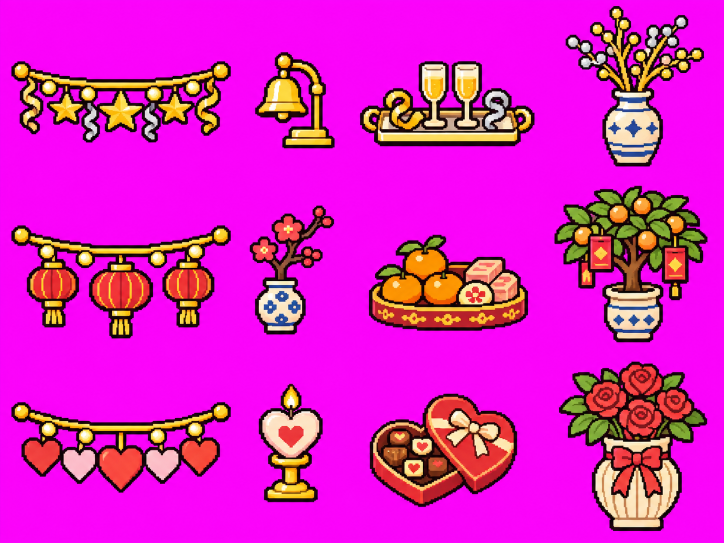
#> input picture art_src/decor/sheet01.png, 1448 x 1086 px (shown at 1/2 size); its folder holds only this picture in this run
$ python decor_build.py
#> lines starting #> are read from the running program, lines starting #| are printed output that depends on the picture; after the words box and inside, x2 and y2 are one past the last pixel; in counts of white or black regions, pixels touching at a corner belong together
### tools/room_build.py
#!/usr/bin/env python3
"""Builds the room art from the source pictures in art_src/room2/.

  filled.png  the room with every object painted in, lamps off (window panes and both frames flat magenta)
  sheet1.png  loose objects on magenta: only the trunk's open lid is used from it
  sheet2.png  loose objects on magenta: the crystal ball's mist, the moon dial's faces, the paper cup, the coin
  bigpic.png  the picture in the big frame
  smallpic.png the picture in the small frame
  curtains.png the curtains drawn closed, on magenta
  views.png   the view from the window in spring, summer, autumn and winter, side by side
  sheet3.png  the jar of mash and the spoon, on magenta (its side-on bassinet is not used)
  sheet5.png  Tofu's cupboard with its door open, and the cat toys, on magenta
  sheet4.png  the bassinet seen from the front, empty and with its blanket up, on magenta

Writes into the repo root:
  room2.png        the room, window panes see-through, the wind-up cat's cubby empty
  obj_*.png        the few things that are their own pictures (the wind-up cat's frames, the cup, the changing faces)
  carry_cup_*.png  the cup as it is carried
  curtains2.png    the closed curtains
  sash2.png        the bars of the window's bottom row, for when it slides up
  obj_nocrate.png  the bit of wall and floor behind the milk crate, for when the bassinet stands there instead
  obj_bass.png, obj_bass_bed.png  the bassinet, and the bassinet with its blanket up
  treat_mash.png   the jar of mash with its spoon
  obj_cup_open.png Tofu's cupboard standing open; cub_*.png the cat toys kept in it
Run: python3 tools/room_build.py
"""
import os,json
from PIL import Image
import numpy as np
from scipy import ndimage as nd
ROOT=os.path.dirname(os.path.dirname(os.path.abspath(__file__)));SRC=os.path.join(ROOT,'art_src','room2')
W,H=1670,942
def load(n):return np.asarray(Image.open(os.path.join(SRC,n)).convert('RGB')).astype(np.int32)
def fit(a): # sources are 1671 or 1672 wide and 941 tall: trimmed to 1670, the last row repeated
    a=a[:,:W] if a.shape[1]==1671 else a[:,1:1671];return np.concatenate([a,a[-1:]],0)
def magenta(a,tol=150):return (np.abs(a-np.array([250,0,250])).sum(2)<tol)
def defringe(rgb,hole,ring=3):
    """Pixels beside a cut-out that still carry pink are given the colour of the nearest clean pixel."""
    near=nd.binary_dilation(hole,iterations=ring)&~hole
    pink=near&((rgb[...,0]-rgb[...,1]>70)&(rgb[...,2]-rgb[...,1]>70))
    bad=hole|pink
    idx=nd.distance_transform_edt(bad,return_distances=False,return_indices=True)
    out=rgb.copy();out[pink]=rgb[idx[0][pink],idx[1][pink]];return out
"""JACKIE'S COLOUR CHANGES (Nov 19): nine named colours, each with the colour it is now and the colour it should be. The art itself
is not redrawn: every pixel of that colour's family, in that thing's part of the picture, is moved by the same step, so its
shading and its dark outlines stay as drawn."""
def hx(h):return np.array([int(h[i:i+2],16) for i in (1,3,5)],float)
def hsv(a):return np.asarray(Image.fromarray(a.clip(0,255).astype(np.uint8),'RGB').convert('HSV')).astype(float)
def unhsv(h):return np.asarray(Image.fromarray(h.clip(0,255).astype(np.uint8),'HSV').convert('RGB')).astype(np.int32)
def box(shape,x0,y0,x1,y1):m=np.zeros(shape[:2],bool);m[y0:y1,x0:x1]=True;return m
def shift(a,where,src,dst,tol):
    """Every pixel within tol of src (in that part of the picture) moves by the same step as src does, less the further it is from src."""
    src,dst=hx(src),hx(dst);d=np.sqrt(((a-src)**2).sum(2));w=np.clip(1-d/tol,0,1)*where;return (a+(dst-src)*w[...,None]).clip(0,255)
# [87 lines left out: functions scale, greens, wall_dots, wallpaper, recolour, nudge, not called in this run]
TOY=(54,352,140,438) # the wind-up cat's place in its cubby (left, top, right, bottom)
# [29 lines left out: function build_room, not called in this run]
# name: (sheet, x, y, w, h, scale). Scales are set so each lines up with the same object as it is painted in the room.
CUTS={'trunk_open':(1,465,286,254,207,.42),
 'ball2':(2,273,62,149,177,.475),'ball3':(2,486,62,150,177,.475),'ball4':(2,697,62,150,177,.475),'ball5':(2,908,62,150,177,.475),
 'moon1':(2,58,298,177,169,.56),'moon2':(2,285,298,178,169,.56),'moon3':(2,505,298,178,169,.56),'moon4':(2,727,298,178,168,.56),'moon5':(2,948,298,178,169,.56),
 'cup':(2,1221,305,135,151,.19),'coin':(2,681,735,147,150,.14)}
def cut(sheet,x,y,w,h,sc,pad=6,holes=False,tol=200): # tol: how near to magenta counts as background (lower it for art with hot pink in it) # holes: magenta shut in by the thing (the gap under the bassinet) is background too
    a=sheet[max(0,y-pad):y+h+pad,max(0,x-pad):x+w+pad];bg=magenta(a,tol)
    lab,n=nd.label(bg);edge=set(lab[0])|set(lab[-1])|set(lab[:,0])|set(lab[:,-1]);edge.discard(0)
    out=np.isin(lab,list(edge)) # only the magenta that reaches the edge of the cut is background (a pink crystal ball stays)
    pure=(a[...,0]>225)&(a[...,2]>225)&(a[...,1]<60);out|=nd.binary_opening(pure,iterations=1)
    if holes:out|=nd.binary_opening(bg,iterations=1)
    out=nd.binary_dilation(out,iterations=1)
    rgb=defringe(a,out,2);al=np.where(out,0,255)
    ys,xs=np.where(al>0);rgb=rgb[ys.min():ys.max()+1,xs.min():xs.max()+1];al=al[ys.min():ys.max()+1,xs.min():xs.max()+1]
    im=Image.fromarray(np.dstack([rgb,al]).astype(np.uint8),'RGBA')
    nw,nh=max(1,round(im.width*sc)),max(1,round(im.height*sc))
    pm=np.asarray(im).astype(float);pm[...,:3]*=pm[...,3:]/255
    sm=np.asarray(Image.fromarray(pm.astype(np.uint8),'RGBA').resize((nw,nh),Image.LANCZOS)).astype(float)
    A=sm[...,3:];rgb=np.where(A>0,sm[...,:3]*255/np.maximum(A,1),0).clip(0,255);A=np.where(A>=128,255,0) # hard edges, as everywhere in the game
    return Image.fromarray(np.dstack([rgb,A]).astype(np.uint8),'RGBA')
# [101 lines left out: functions build_objs, build_carry, build_curtains, build_sash, build_views, not called in this run]
CRATE=[(238,633),(381,622),(437,651),(435,770),(288,785),(238,754)] # the milk crate's outline in the room, a little generous
# [60 lines left out: functions build_bassinet, build_cupboard, build_frame, not called in this run]
# [4 lines that do not run on import are left out]

### tools/decor_build.py
#!/usr/bin/env python3
"""Cuts the holiday decorations out of Jackie's ten sheets (art_src/decor/sheetNN.png, Nov 25) into decor/<occasion>_<space>.png.
Each sheet has three occasions, one per row, and in each row four things from left to right, one for each space in the room:
  w  the window: a garland, made exactly as wide as the window's opening between the open curtains
  s  the shelf: a small upright thing, made to fit the bookcase cubby where the framed cat stands
  d  the desk: a low, wide thing, made to fit between the radio and the desk lamp and under the lamp's head
  f  the floor: a large thing, made about the size of the pumpkin
(Autumn and Christmas have no floor thing here: the pumpkin and the tree are theirs.)
Each thing is found by its own outline (parts that nearly touch count as one), cut whole and scaled with hard edges. Each garland
also gets a second picture with its little lights gone dim, for when they blink. The shape of the window's opening is saved too.
Run: python3 tools/decor_build.py"""
import os,sys,json
import numpy as np,scipy.ndimage as nd
from PIL import Image
sys.path.insert(0,os.path.dirname(os.path.abspath(__file__)))
import room_build as rb
ROOT=rb.ROOT;SRC=os.path.join(ROOT,'art_src','decor');OUT=os.path.join(ROOT,'decor')
SHEETS=[['newyear','lny','valentine'],['hina','holi','nowruz'],['blossom','easter','songkran'],['eid','kodomo','vesak'],['juneteenth','midsummer','pride'],
 ['tanabata','obon','autumn'],['midautumn','chuseok','diwali'],['halloween','muertos','harvest'],['advent','hanukkah','solstice'],['christmas','kwanzaa','birthday']]
NO_FLOOR={'autumn','christmas'}
FIT_W=236 # every garland is exactly this wide
FIT={'s':(78,80),'d':(124,64),'f':(118,128)} # the most room a shelf, desk or floor thing may take (width, height)
BASE={'s':.4,'d':.36,'f':.5} # and its usual scale, used when that is smaller
WIN_BOX=(240,118,660,560) # the part of the room the window and its curtains are in
TOL=110 # only what is very near the sheet's magenta is background, so pinks in the art are kept
PINK_GLOW={('halloween','w')} # drawn with a pink glow behind it, which is too near the sheet's magenta to keep: cut more boldly
def tidy(im,fit=None):
    """Drops stray specks (any island of fewer than 14 pixels that is not joined to the thing itself), trims the picture to what is
    left, and if that is still bigger than its space allows, makes it fit."""
    a=np.asarray(im).copy();lab,n=nd.label(a[...,3]>0);sz=nd.sum(np.ones(lab.shape),lab,range(1,n+1))
    for i in range(1,n+1):
        if sz[i-1]<14:a[lab==i,3]=0
    ys,xs=np.where(a[...,3]>0);out=Image.fromarray(a[ys.min():ys.max()+1,xs.min():xs.max()+1],'RGBA')
    if fit and (out.width>fit[0] or out.height>fit[1]):
        k=min(fit[0]/out.width,fit[1]/out.height);out=out.resize((max(1,int(out.width*k)),max(1,int(out.height*k))),Image.NEAREST)
    return out
def lights(im,occ=''):
    """Which pixels of a garland are lights. Only real lights count: the small pale round bulbs strung on the cord, and on the
    Christmas garland its coloured bulbs. Flags, flowers, lanterns, paper banners and the rest are not lights, however pale.
    A bulb is a small, round, filled, pale blob that hangs within a few pixels of the gold cord. The garlands are drawn evenly
    left and right, so where a bulb is found its twin on the other side counts too, even if it touches something pale."""
    a=np.asarray(im).astype(int);rgb=a[...,:3];al=a[...,3]>0;H,W=al.shape;out=np.zeros((H,W),bool)
    if occ=='christmas':
        yy=np.arange(H)[:,None];gold=(rgb[...,0]>200)&(rgb[...,1]>150)&(rgb[...,2]<110);return al&(rgb.sum(2)>170)&~gold&(yy>H*.3)
    gold=al&(rgb[...,0]>200)&(rgb[...,1]>140)&(rgb[...,2]<120)&(rgb[...,0]-rgb[...,2]>110)
    top=np.array([np.argmax(gold[:,x]) if gold[:,x].any() else -1 for x in range(W)],float)
    pale=al&(rgb[...,0]>215)&(rgb[...,1]>185)&(rgb[...,2]>60)&~gold;lab,n=nd.label(pale);found=[]
    for i,sl in enumerate(nd.find_objects(lab),1):
        m=lab[sl]==i;h,w=m.shape;t=top[sl[1]];t=t[t>=0]
        if 9<=w<=16 and 9<=h<=16 and abs(w-h)<=3 and m.sum()>=.6*w*h and len(t) and sl[0].start-np.median(t)<=12:out[sl]|=m;found.append(sl)
    for sl in found:
        tw=(sl[0],slice(W-sl[1].stop,W-sl[1].start));m=pale[tw]
        if not out[tw].any() and m.sum()>=.6*m.size:out[tw]|=m
    return out
def dim(im,occ=''):
    """The garland with its lights gone dim (see lights). A garland with no lights comes back unchanged, so it never blinks."""
    a=np.asarray(im).astype(float);m=lights(im,occ);a[...,:3][m]=a[...,:3][m]*.45+np.array([24,18,30]);return Image.fromarray(a.astype(np.uint8),'RGBA')
WALL_BOX=(1040,34,1440,236) # the bare wall above the right-hand shelves, down to the top shelf
def wall_mask(room=None):
    """decor/wallmask.png: where that stretch of wall is bare wallpaper. The second garland is drawn only through it, so it hangs
    on the wall behind the shell, the sampler and the plant's leaves and never covers them."""
    if room is None:room=np.asarray(Image.open(os.path.join(ROOT,'room2.png')).convert('RGBA')).astype(int)
    x0,y0,x1,y1=WALL_BOX;s=room[y0:y1,x0:x1];r,g,b=s[...,0],s[...,1],s[...,2]
    paper=(r<95)&(g>35)&(g<150)&(b>55)&(b<175)&(b>r+12)&(g>r) # the wallpaper's blue-greens, dots included
    paper=nd.binary_opening(nd.binary_closing(paper,iterations=2),iterations=2)
    lab,cnt=nd.label(paper);m=lab==np.bincount(lab[paper]).argmax() # the one big stretch of wall, not blue-green bits inside things
    m=nd.binary_erosion(nd.binary_fill_holes(m)&paper|m,iterations=1)
    out=np.zeros(s.shape[:2]+(4,),np.uint8);out[m]=255;Image.fromarray(out,'RGBA').save(os.path.join(OUT,'wallmask.png'),optimize=True)
def build():
    os.makedirs(OUT,exist_ok=True);meta={}
    for n,occ in enumerate(SHEETS,1):
        a=np.asarray(Image.open(os.path.join(SRC,f'sheet{n:02d}.png')).convert('RGB')).astype(np.int32);fg=~rb.magenta(a,TOL)
#> in magenta, `def magenta(a,tol=150):return (np.abs(a-np.array([250,0,250])).sum(2)<..`:
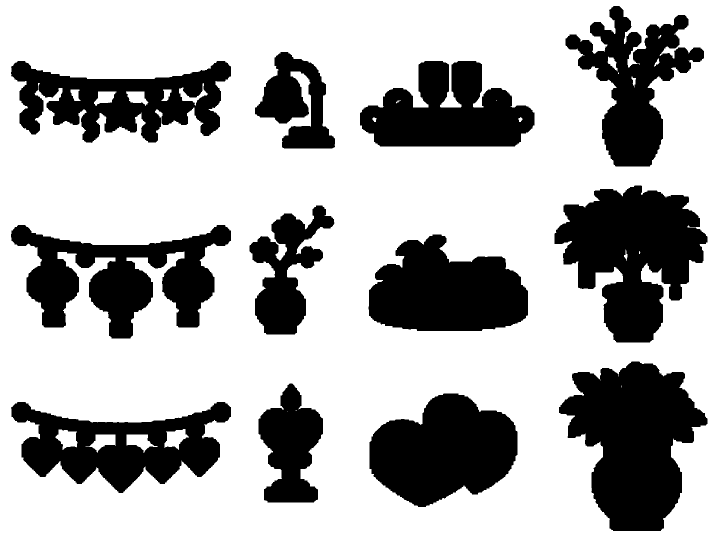
#> returned value: shape (1086, 1448) bool (shown at 1/2 size); 70% white; 12 black regions, largest, box (x1, y1, x2, y2) and area: (1118, 723, 1415, 1062) 62313, (1109, 371, 1415, 685) 57541, (22, 450, 462, 677) 47821
        lab,cnt=nd.label(nd.binary_dilation(fg,iterations=3));boxes=[]
#> after `lab, cnt = nd.label(nd.binary_dilation(fg, iterations=3))`:
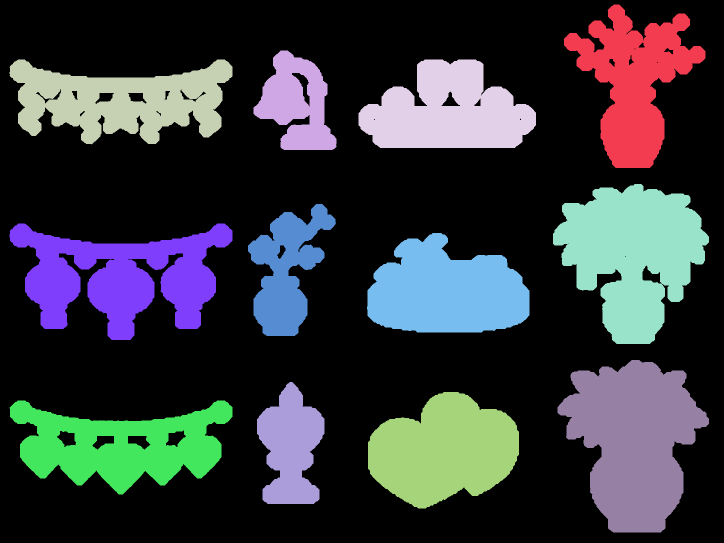
#> lab: shape (1086, 1448) int32 (shown at 1/2 size); 13 distinct labels, from 0 to 12; one colour per label, 0 black
#> after `lab, cnt = nd.label(nd.binary_dilation(fg, iterations=3))`: cnt = 12
        for i in range(1,cnt+1):
            ys,xs=np.where((lab==i)&fg)
            if len(ys)>900:boxes.append([int(xs.min()),int(ys.min()),int(xs.max()-xs.min()+1),int(ys.max()-ys.min()+1)])
#> after the loop, boxes = [[1131, 12, 277, 321], [510, 104, 160, 193], [22, 122, 440, 164], [720, 122, 349, 171], [1109, 371, 306, 314], [499, 411, 170, 258], [22, 450, 440, 227], [737, 469, 319, 193], [1118, 723, 297, 339], [517, 767, 129, 238], [739, 787, 296, 227], [22, 804, 440, 182]]
        want=[3 if o in NO_FLOOR else 4 for o in occ]
        # a thing drawn in two parts side by side (a cucumber horse beside an aubergine cow, a candle beside a flower) is one thing:
        # while there are too many, the two that stand closest side by side at the same height are joined
        while len(boxes)>sum(want):
            best=None
            for u in range(len(boxes)):
                for v in range(len(boxes)):
                    A,B=boxes[u],boxes[v]
                    if u==v or A[0]>B[0]:continue
                    ov=min(A[1]+A[3],B[1]+B[3])-max(A[1],B[1]);gap=B[0]-(A[0]+A[2])
                    if ov>.4*min(A[3],B[3]) and (best is None or gap<best[0]):best=(gap,u,v)
            _,u,v=best;A,B=boxes[u],boxes[v];x0,y0=min(A[0],B[0]),min(A[1],B[1]);M=[x0,y0,max(A[0]+A[2],B[0]+B[2])-x0,max(A[1]+A[3],B[1]+B[3])-y0]
            boxes=[b for k,b in enumerate(boxes) if k not in (u,v)]+[M]
#> this loop made 0 passes
        assert len(boxes)==sum(want),(n,len(boxes),sum(want),boxes)
        # rows by height on the sheet: the garlands, always the leftmost thing, mark the three rows
        left=sorted(sorted(boxes,key=lambda b:b[0])[:3],key=lambda b:b[1]);rows=[[],[],[]]
#> after `left = sorted(sorted(boxes, key=lambda b: b[0])[:3], key=lambda b: b[1`: left = [[22, 122, 440, 164], [22, 450, 440, 227], [22, 804, 440, 182]]
        for b in boxes:rows[int(np.argmin([abs((b[1]+b[3]/2)-(l[1]+l[3]/2)) for l in left]))].append(b)
#> this loop made 12 passes
        for o,r,k in zip(occ,rows,want):
            assert len(r)==k,(n,o,len(r),k)
            for kind,(bx,by,bw,bh) in zip('wsdf',sorted(r,key=lambda b:b[0])):
                sc=FIT_W/bw if kind=='w' else min(BASE[kind],FIT[kind][0]/bw,FIT[kind][1]/bh)
                im=tidy(rb.cut(a,bx,by,bw,bh,sc,holes=True,tol=220 if (o,kind) in PINK_GLOW else TOL),(FIT_W+4,400) if kind=='w' else FIT[kind]);im.save(os.path.join(OUT,f'{o}_{kind}.png'),optimize=True);meta[f'{o}_{kind}']=[im.width,im.height]
                if kind=='w':dim(im,o).save(os.path.join(OUT,f'{o}_w_dim.png'),optimize=True)
#> this loop made 3 passes
#> pass 1, in cut, `a = sheet[max(0, y - pad):y + h + pad, max(0, x - pad):x + w + pad]`:
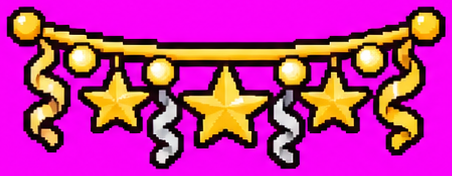
#> a: shape (176, 452, 3) int32; mean R, G, B 193.3, 50.4, 153
#> pass 1, in cut, `bg = magenta(a, tol)`:
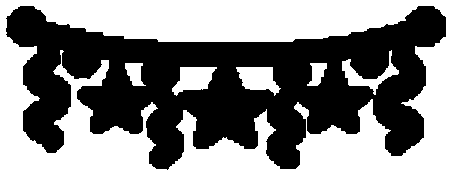
#> bg: shape (176, 452) bool; 51.5% white; 1 black region, box (x1, y1, x2, y2) and area: (6, 6, 446, 170) 38551
#> pass 1, in cut, `lab, n = nd.label(bg)`:
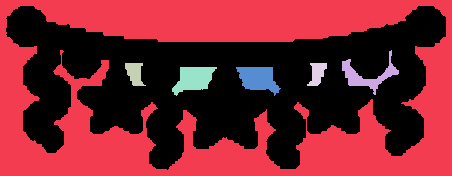
#> lab: shape (176, 452) int32; 7 distinct labels, from 0 to 6; one colour per label, 0 black
#> pass 1, in cut, `out=np.isin(lab,list(edge))`:
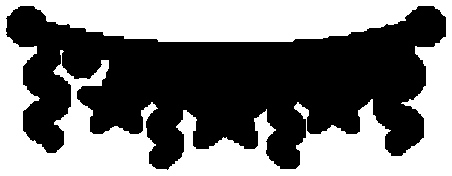
#> out: shape (176, 452) bool; 47.9% white; 1 white region, box (x1, y1, x2, y2) and area: (0, 0, 452, 176) 38111
#> after the loop:
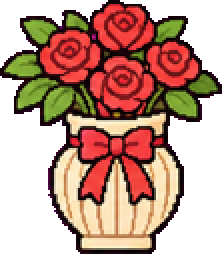
#> im: PIL image 111x127 RGBA (shown 2 times larger); mean R, G, B, A 98, 58, 45.6, 156.8; transparent parts drawn white
#> after the loop, meta = 12 items
    room=np.asarray(Image.open(os.path.join(ROOT,'room2.png')).convert('RGBA')).astype(int);x0,y0,x1,y1=WIN_BOX;s=room[y0:y1,x0:x1];r,g,b=s[...,0],s[...,1],s[...,2]
    glass=(s[...,3]==0)|((r>200)&(b>200)&(g<80));frame=(r>190)&(g>80)&(g<175)&(b<95)&(r-g>55)
    lab,cnt=nd.label(nd.binary_closing(glass|frame,iterations=2));m=nd.binary_fill_holes(lab==np.bincount(lab[glass]).argmax())
    out=np.zeros(s.shape[:2]+(4,),np.uint8);out[m]=255;Image.fromarray(out,'RGBA').save(os.path.join(OUT,'winmask.png'),optimize=True)
    wall_mask(room)
    print(json.dumps(meta));return meta
#> (the run stopped early here; a loop or call above may not have finished)
